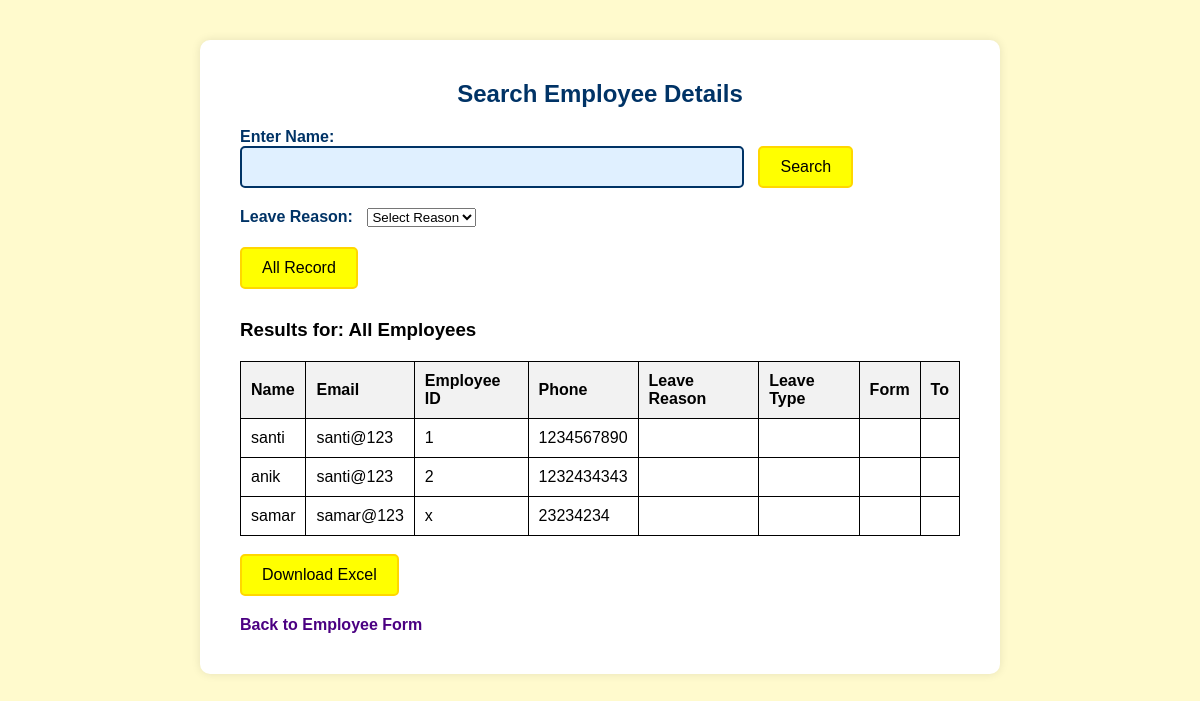
/all_employees, run on an earlier commit of the app's database.
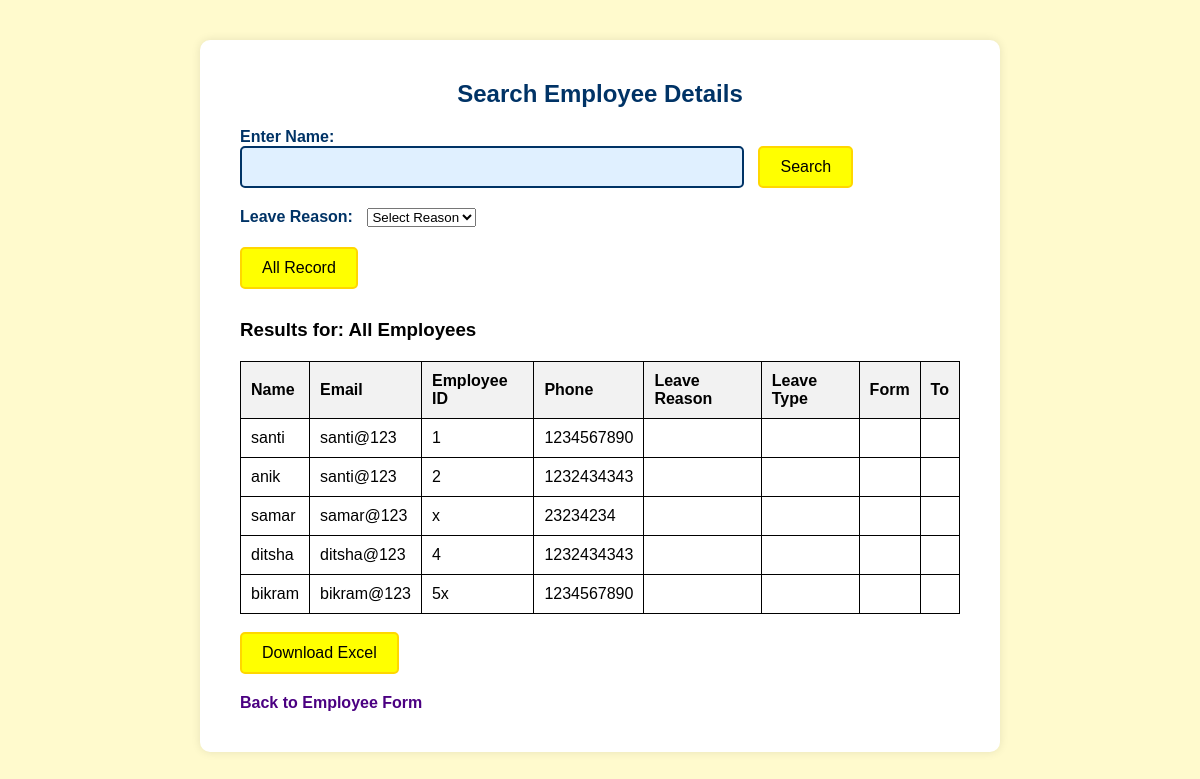
And on a later commit of the database.
### tables this page shows
CREATE TABLE employees (
            id INTEGER PRIMARY KEY AUTOINCREMENT,
            name TEXT NOT NULL,
            email TEXT NOT NULL,
            employee_id TEXT NOT NULL,
            phone TEXT NOT NULL,
            address TEXT,
            leave_array TEXT DEFAULT ''
        );

### app.py (the view)
@app.route('/all_employees', methods=['GET'])
def all_employees():
    conn = sqlite3.connect('employee.db')
    cursor = conn.cursor()
    cursor.execute("SELECT * FROM employees")
    employees = cursor.fetchall()
    conn.close()
    return render_template('show_employee.html', employees=employees, names='All Employees', searched=True)

### templates/show_employee.html (shortened to what this page needs)
<!DOCTYPE html>
<html lang="en">
<head>
</head>
<body>
  <div class="container">
    <h2>Search Employee Details</h2>
    <div class="search-box">
      <form action="/get_employee" method="POST">
        <label for="name">Enter Name:</label><br>
        <input type="text" id="name" name="name" required>
        <input type="submit" value="Search">
      </form>
      <div class="form-row">
        <form action="/leave_type" method="POST">
          <div class="form-group" style="flex: 1; margin-top: 20px;">
            <label for="reason">Leave Reason:</label>
            <select id="reason" name="reason" required onchange="this.form.submit()">
              <option value="" disabled selected>Select Reason</option>
            </select>
          </div>
        </form>
      </div>
      <form action="/all_employees" method="GET" style="margin-top: 20px;">
        <button type="submit">All Record</button>
      </form>
    </div>
    {% if searched %}
  {% if employees %}
    <h3>Results for: {{ names }}</h3>
    <table>
      <tr>
        <th>Name</th>
        <th>Email</th>
        <th>Employee ID</th>
        <th>Phone</th>
        <th>Leave Reason</th>
        <th>Leave Type</th>
        <th>Form</th>
        <th>To</th>
      </tr>
      {% for employee in employees %}
      <tr>
        <td>{{ employee[1] }}</td>
        <td>{{ employee[2] }}</td>
        <td>{{ employee[3] }}</td>
        <td>{{ employee[4] }}</td>
        <td>{{ employee[7] }}</td>
        <td>{{ employee[8] }}</td>
        <td>{{ employee[9] }}</td>
        <td>{{ employee[10] }}</td>
      </tr>
      {% endfor %}
    </table>
        <br>
        <button onclick="downloadExcel()">Download Excel</button>
      {% else %}
        <p><strong>No employee found with the name "{{ name }}".</strong></p>
      {% endif %}
    {% endif %}
    <br>
    <a href="/">Back to Employee Form</a>
  </div>
</body>
</html>

What changed in the data, as far as the page shows it:
added employees: name "ditsha", email "ditsha@123", employee "4", phone "1232434343"
added employees: name "bikram", email "bikram@123", employee "5x", phone "1234567890"
